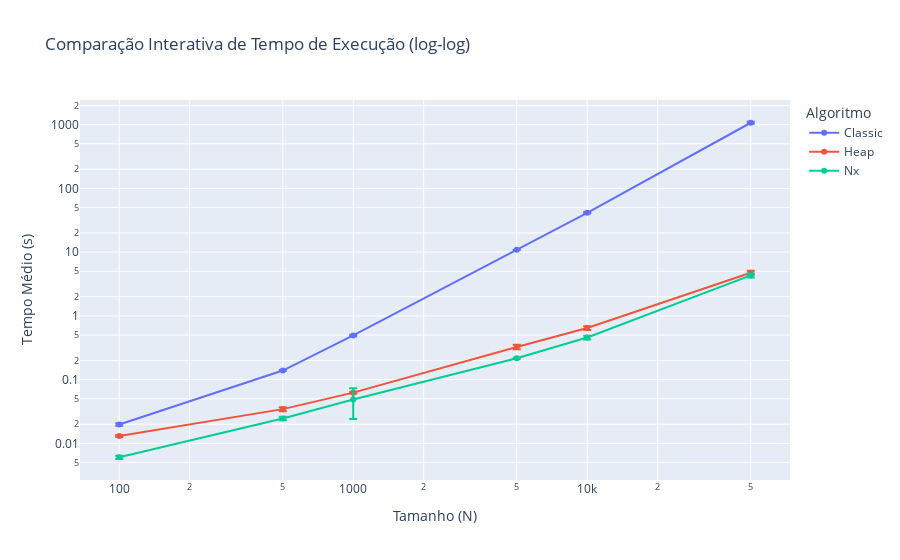

Write notebook code for a chart like this one.
### Markdown cell above
# Geração de Gráficos e Análise (Tempo)

### Code cell
# Geração de Gráfico Interativo (Tempo) com Plotly
import plotly.express as px

# 1. Remodelar os dados (de "largo" para "longo")
# O Plotly Express prefere os dados em um formato "longo" (tidy data)
df_plot_data = []
for size, row in df_results.iterrows():
    for alg in ['classic', 'heap', 'nx']:
        if pd.notna(row[f'{alg}_time_mean']): # Só adiciona se não for NaN
            df_plot_data.append({
                'Tamanho (N)': size,
                'Algoritmo': alg.capitalize(),
                'Tempo Médio (s)': row[f'{alg}_time_mean'],
                'Desvio Padrão (s)': row[f'{alg}_time_std']
            })
df_long_time = pd.DataFrame(df_plot_data)

# 2. Criar o gráfico interativo
fig_time = px.line(
    df_long_time,
    x='Tamanho (N)',
    y='Tempo Médio (s)',
    color='Algoritmo',           # Cria uma linha por algoritmo
    error_y='Desvio Padrão (s)', # Adiciona as barras de erro (métrica 's' do desafio)
    log_x=True,                  # Eixo X em escala log
    log_y=True,                  # Eixo Y em escala log
    markers=True,                # Adiciona pontos nas medições (para facilitar o hover)
    title='Comparação Interativa de Tempo de Execução (log-log)',
    
    # Define quais dados aparecem no hover (tooltip)
    # Por padrão, já mostra X, Y e Cor. Aqui adicionamos o Desvio Padrão.
    hover_data=['Desvio Padrão (s)'] 
)

fig_time.update_layout(hovermode="x unified") # Opcional: Mostra o hover para todos os algs no mesmo X

# 3. Salvar como HTML e exibir
# Isso cria o arquivo interativo que você pode colocar no seu repositório
fig_time.write_html('graficos/comparacao_tempo_interativo.html')
fig_time.show()

### Figure 1 — Plotly figure (JSON) as saved in the notebook; plotly's stock layout.template omitted (floating-point values rounded to 4 significant figures)
{"data": [{"customdata": [[0.0009241], [0.002185], [0.01363], [0.07514], [1.172], [42.52]], "error_y": {"array": [0.0009241, 0.002185, 0.01363, 0.07514, 1.172, 42.52]}, "hovertemplate": "Algoritmo=Classic<br>Tamanho (N)=%{x}<br>Tempo Médio (s)=%{y}<br>Desvio Padrão (s)=%{customdata[0]}<extra></extra>", "legendgroup": "Classic", "line": {"color": "#636efa", "dash": "solid"}, "marker": {"symbol": "circle"}, "mode": "lines+markers", "name": "Classic", "orientation": "v", "showlegend": true, "type": "scatter", "x": [100, 500, 1000, 5000, 10000, 50000], "xaxis": "x", "y": [0.01978, 0.1388, 0.4943, 10.85, 41.39, 1071.0], "yaxis": "y"}, {"customdata": [[0.0004642], [0.002493], [0.001767], [0.0273], [0.04516], [0.3592]], "error_y": {"array": [0.0004642, 0.002493, 0.001767, 0.0273, 0.04516, 0.3592]}, "hovertemplate": "Algoritmo=Heap<br>Tamanho (N)=%{x}<br>Tempo Médio (s)=%{y}<br>Desvio Padrão (s)=%{customdata[0]}<extra></extra>", "legendgroup": "Heap", "line": {"color": "#EF553B", "dash": "solid"}, "marker": {"symbol": "circle"}, "mode": "lines+markers", "name": "Heap", "orientation": "v", "showlegend": true, "type": "scatter", "x": [100, 500, 1000, 5000, 10000, 50000], "xaxis": "x", "y": [0.01303, 0.03444, 0.06249, 0.3258, 0.6442, 4.762], "yaxis": "y"}, {"customdata": [[0.0003607], [0.001551], [0.02467], [0.003884], [0.03114], [0.3045]], "error_y": {"array": [0.0003607, 0.001551, 0.02467, 0.003884, 0.03114, 0.3045]}, "hovertemplate": "Algoritmo=Nx<br>Tamanho (N)=%{x}<br>Tempo Médio (s)=%{y}<br>Desvio Padrão (s)=%{customdata[0]}<extra></extra>", "legendgroup": "Nx", "line": {"color": "#00cc96", "dash": "solid"}, "marker": {"symbol": "circle"}, "mode": "lines+markers", "name": "Nx", "orientation": "v", "showlegend": true, "type": "scatter", "x": [100, 500, 1000, 5000, 10000, 50000], "xaxis": "x", "y": [0.006057, 0.02463, 0.04877, 0.2162, 0.4572, 4.312], "yaxis": "y"}], "layout": {"hovermode": "x unified", "legend": {"title": {"text": "Algoritmo"}, "tracegroupgap": 0}, "title": {"text": "Comparação Interativa de Tempo de Execução (log-log)"}, "xaxis": {"anchor": "y", "domain": [0, 1], "title": {"text": "Tamanho (N)"}, "type": "log"}, "yaxis": {"anchor": "x", "domain": [0, 1], "title": {"text": "Tempo Médio (s)"}, "type": "log"}}}
